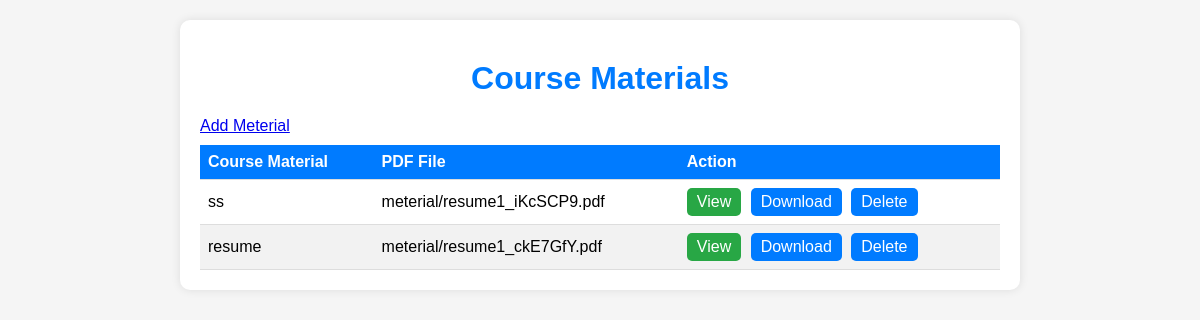
Page /teacherapp/meterialview/ on the committed database.
### teacherapp/models.py (models this page shows, shortened)
class CourseMeterial(models.Model):
    coursemeterial_name = models.CharField(max_length=45,null=True,default=None,blank=True)
    meterial = models.FileField(upload_to="meterial/",max_length=250,null = True,default=None,blank=True)

### teacherapp/views.py (the view)
# urls.py: path('meterialview/',meterialview.as_view(), name = 'meterial_view'),
class meterialview(View):
    def get(self,request):
        item  = CourseMeterial.objects.all()
        form = courseForm()
        context = {'form': form, 'item': item}
        return render(request,'meterialview.html',context)

### teacherapp/templates/meterialview.html (shortened to what this page needs)
<!DOCTYPE html>
<html lang="en">
<head>
</head>
<body>
    <div class="container">
        <h1>Course Materials</h1>
        <table>
            <thead>
                <tr>
                    <th>Course Material</th>
                    <th>PDF File</th>
                    <th>Action</th>
                </tr>
            </thead>
            <tbody>
                {% for material in item %}
                <tr>
                    <td>{{ material.coursemeterial_name }}</td>
                    <td>{{ material.meterial}}</td>
                    <td>
                         <a href="{{ material.meterial.url}}" class="view-button">View</a>
                        <a href="{{ material.meterial.url }}" download class="download-button">Download</a>
                        <a href="{% url 'teacherapp:deleteview' material.pk %}">Delete</a>
                    </td>
                </tr>
                {% endfor %}
                <a href="{% url 'teacherapp:addMeterial'  %}" >Add Meterial</a>
            </tbody>
        </table>
    </div>
</body>
</html>

### teacherapp/templates/meterialview.html (style rules this page uses)
body { font-family: Arial, sans-serif; background-color: #f5f5f5; margin: 0; padding: 0; }
.container { max-width: 800px; margin: 20px auto; padding: 20px; background-color: #fff; border-radius: 10px; box-shadow: 0 0 10px rgba(0, 0, 0, 0.1); }
h1 { color: #007bff; text-align: center; margin-top: 20px; margin-bottom: 20px; }
table { width: 100%; border-collapse: collapse; margin-top: 10px; }
th, td { padding: 8px; border-bottom: 1px solid #ddd; text-align: left; }
th { background-color: #007bff; color: #fff; }
tr:nth-child(even) { background-color: #f2f2f2; }
td a { display: inline-block; padding: 5px 10px; background-color: #007bff; color: #fff; text-decoration: none; border-radius: 5px; margin-right: 5px; }
.view-button { background-color: #28a745; }
.download-button { background-color: #007bff; }

### rows in the picture
CourseMeterial: coursemeterial_name "ss", meterial "meterial/resume1_iKcSCP9.pdf"
CourseMeterial: coursemeterial_name "resume", meterial "meterial/resume1_ckE7GfY.pdf"
